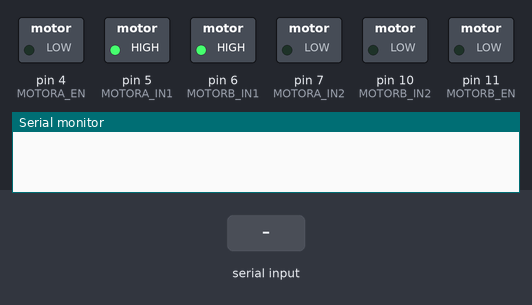
This sketch was run on a simulated Arduino Uno, built with avr-gcc and run on an emulated ATmega328P. Parts: switched loads named in the sketch (green lamp = pin HIGH), the last lines printed to the serial monitor. The test bench sets the inputs (shaded band).

Above: at 1.2 s.
1.3 s: "90,45\n" received over Serial
At 2.5 s:
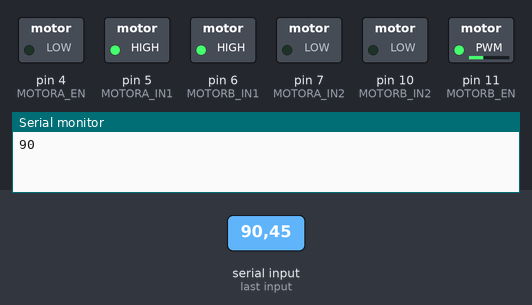
2.8 s: "30,150\n" received over Serial
At 3.8 s:
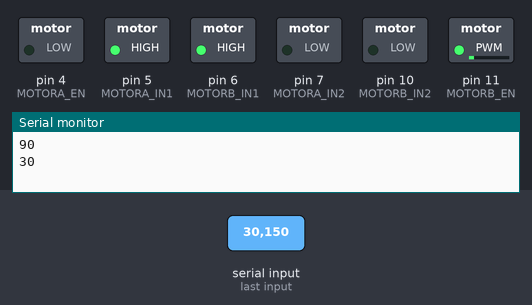
4.3 s: "200\n" received over Serial
At 4.8 s:
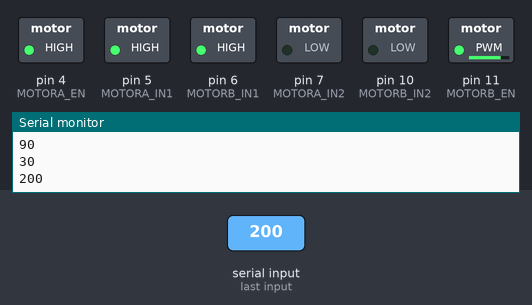
5.8 s: "90\n" received over Serial
At 7.1 s:
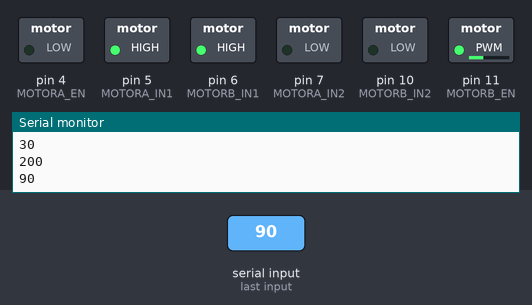
Timing chart, 0 to 8.3 s (numbered marks = the images above; inputs shaded):
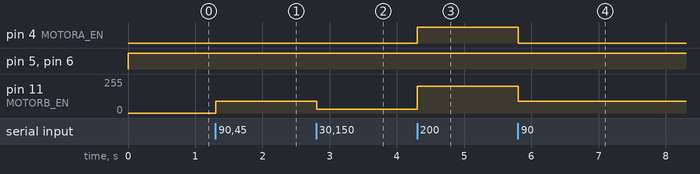

The sketch:

MOTOR_DUAL_SPEED_CONTROL_L298N.ino
```cpp
#define MOTORA_EN 4
#define MOTORA_IN1 5
#define MOTORA_IN2 7

#define MOTORB_EN 11
#define MOTORB_IN1 6
#define MOTORB_IN2 10

String inputString = "";         // a String to hold incoming data
bool stringComplete = false;  // whether the string is complete

void setup() {
  // initialize serial:
  Serial.begin(9600);
  // reserve 200 bytes for the inputString:
  inputString.reserve(200);
  pinMode(MOTORA_EN, OUTPUT);
  pinMode(MOTORA_IN1, OUTPUT);
  pinMode(MOTORA_IN2, OUTPUT);

  pinMode(MOTORB_EN, OUTPUT);
  pinMode(MOTORB_IN1, OUTPUT);
  pinMode(MOTORB_IN2, OUTPUT);
}

int speed = 0;

void loop() {
  // print the string when a newline arrives:
  if (stringComplete) {
    //Serial.println(inputString);
    // clear the string:
    stringComplete = false;
    speed = inputString.toInt();
    Serial.println(speed);
    inputString = "";
  }
  speed = speed > 255 ? 255 : speed;
  speed = speed < 0 ? 0: speed;
  digitalWrite(MOTORA_IN1, HIGH);
  digitalWrite(MOTORA_IN2, LOW);
  analogWrite(MOTORA_EN, speed);

  digitalWrite(MOTORB_IN1, HIGH);
  digitalWrite(MOTORB_IN2, LOW);
  analogWrite(MOTORB_EN, speed);
}

/*
  SerialEvent occurs whenever a new data comes in the hardware serial RX. This
  routine is run between each time loop() runs, so using delay inside loop can
  delay response. Multiple bytes of data may be available.
*/
void serialEvent() {
  while (Serial.available()) {
    // get the new byte:
    char inChar = (char)Serial.read();
    // add it to the inputString:
    // if the incoming character is a newline, set a flag so the main loop can
    // do something about it:
    if (inChar == '\n') {
      stringComplete = true;
      return;
    }
    inputString += inChar;
  }
}
```

Measured:
- after the input at 1.3 s, pin 11 (MOTORB_EN): 0/255 → 90/255 at once
- after the input at 2.8 s, pin 11 (MOTORB_EN): 90/255 → 30/255 at once
- after the input at 4.3 s, pin 4 (MOTORA_EN): LOW → HIGH at once; pin 11 (MOTORB_EN): 30/255 → 200/255 at once
- after the input at 5.8 s, pin 4 (MOTORA_EN): HIGH → LOW at once; pin 11 (MOTORB_EN): 200/255 → 90/255 at once
